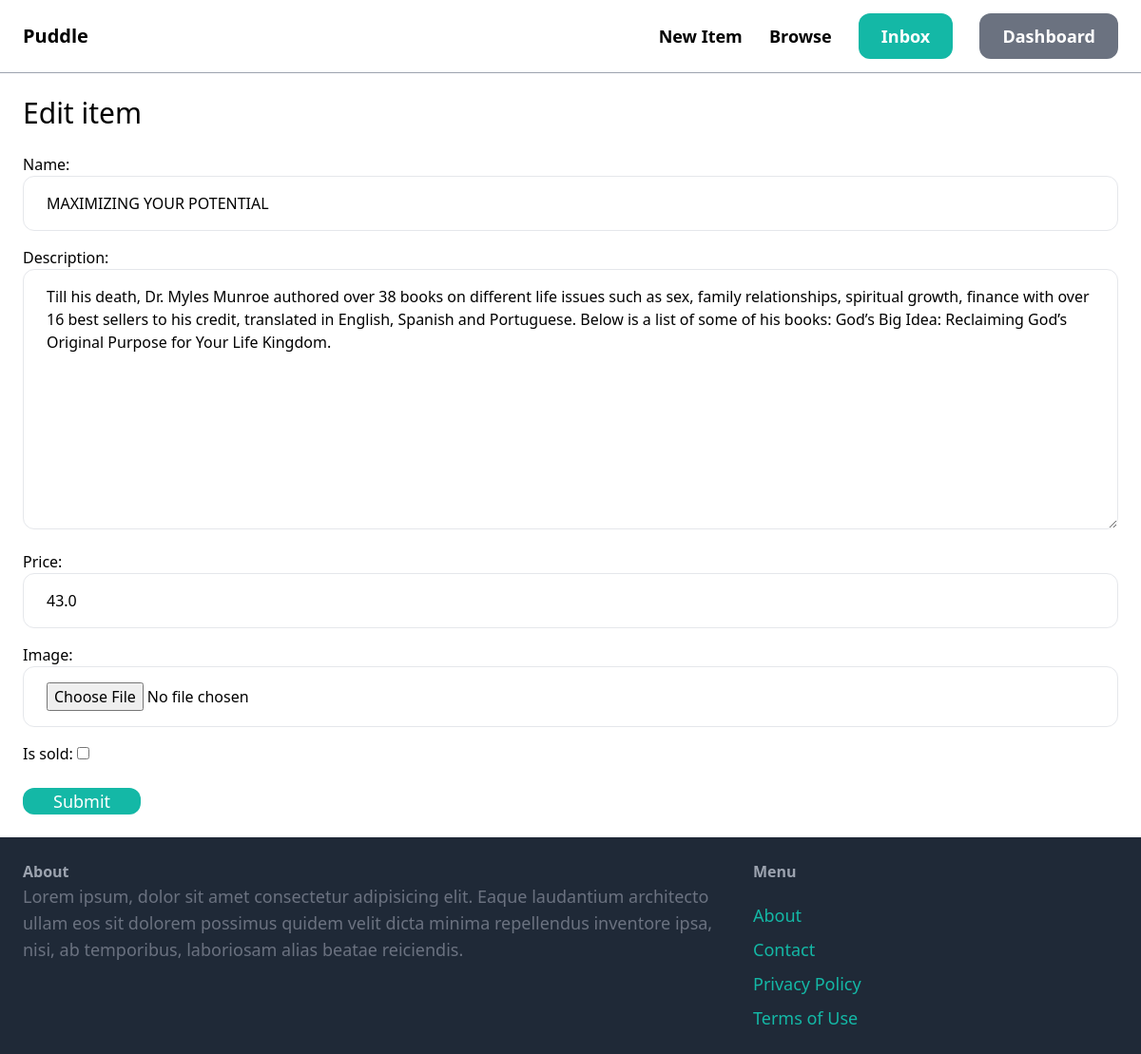
/items/6/edit/ (signed in), run on the app's committed database.
### item/models.py (models this page shows, shortened)
class Item(models.Model):
    category = models.ForeignKey(Category, related_name='items', on_delete=models.CASCADE)
    name = models.CharField(max_length=255)
    description = models.TextField(blank=True, null=True)
    price = models.FloatField()
    image = models.ImageField(upload_to='item_images', blank=True, null=True)
    is_sold = models.BooleanField(default=False)
    created_by = models.ForeignKey(User, related_name='items', on_delete=models.CASCADE)
    created_at = models.DateTimeField(auto_now_add=True)

### item/views.py (the view)
# urls.py: path('<int:pk>/edit/', views.edit, name='edit'),
@login_required
def edit(request, pk):
    item = get_object_or_404(Item, pk=pk, created_by=request.user)
    if request.method == 'POST':
        form = EditItemForm(request.POST, request.FILES, instance=item)
        if form.is_valid():
            form.save()
            return redirect('item:detail', pk=item.id)
    else:
        form = EditItemForm(instance=item)
    return render(request, 'item/form.html', {
        'form': form,
        'title': 'Edit item'
    })

### item/forms.py
class EditItemForm(forms.ModelForm):
    class Meta:
        model = Item
        fields = ['name', 'description', 'price', 'image', 'is_sold']
        widgets = {
            'name': forms.TextInput(attrs={
                'class': INPUT_CLASSES
            }),
            'description': forms.Textarea(attrs={
                'class': INPUT_CLASSES
            }),
            'price': forms.TextInput(attrs={
                'class': INPUT_CLASSES
            }),
            'image': forms.FileInput(attrs={
                'class': INPUT_CLASSES
            })
        }

### item/templates/item/form.html (shortened to what this page needs)
{% extends 'core/base.html' %}
{% block content %}
<h1 class="mb-6 text-3xl">{{ title }}</h1>
<form method="post" action="." enctype="multipart/form-data">
    <div class="space-y-4">
        {{form.as_p }}
    </div>
    <button class="mt-6 py4 px-8 text-lg bg-teal-500 hover:bg-teal-700 rounded-xl text-white">Submit</button>
</form>
{% endblock %}

### data on the page
Item: name "MAXIMIZING YOUR POTENTIAL", description "Till his death, Dr. Myles Munroe authored over 38 books on different life issues such as sex, family relationships, spiritual growth, finance with over 16 best sellers to his credit, translated in English, Spanish and Portuguese. Below is a list of some of his books: God’s Big Idea: Reclaiming God’s Original Purpose for Your Life Kingdom.", price "43.0"

### other printed values
{{ title }} "Edit item"
